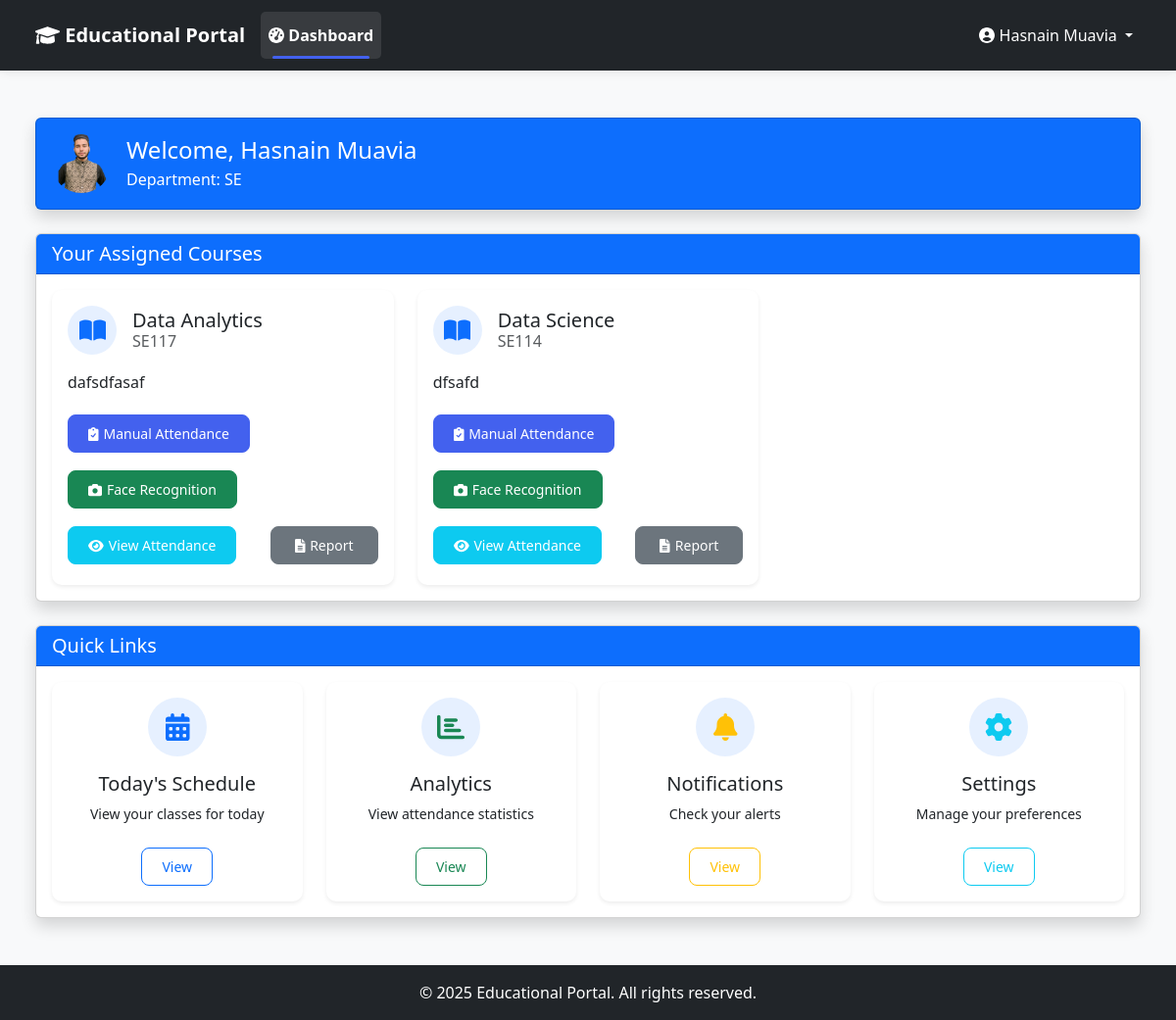
The app's page /faculty-dashboard/ (signed in), older data.
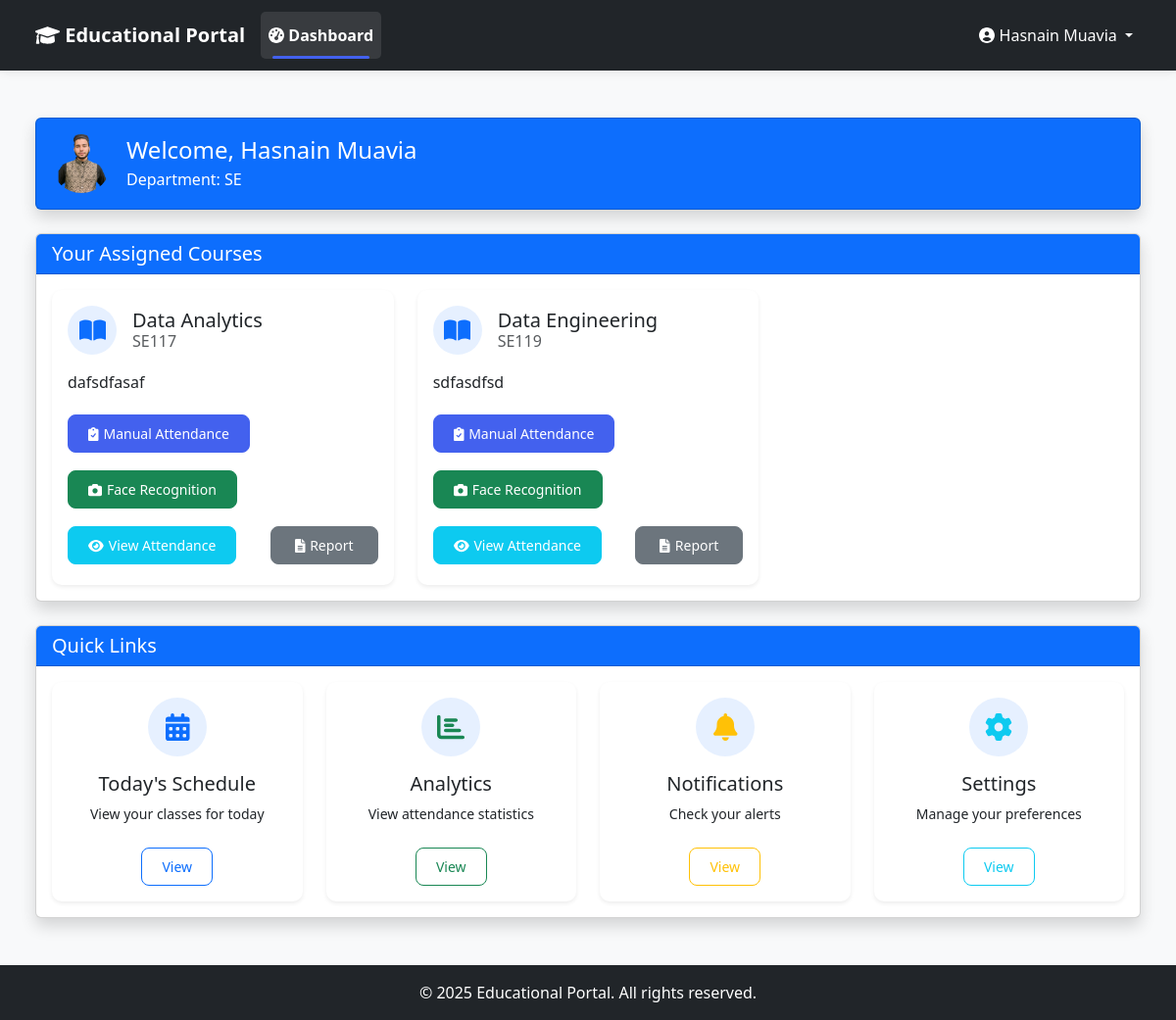
The same page, newer data.
### core/models.py (models this page shows, shortened)
class Course(models.Model):
    name = models.CharField(max_length=100)
    code = models.CharField(max_length=20, unique=True)
    description = models.TextField(blank=True, null=True)

### faculty_dashboard/views.py (the view)
# urls.py: path('', views.dashboard, name='admin_dashboard'),
@login_required
@user_passes_test(is_faculty)
def dashboard(request):
    faculty = get_object_or_404(Faculty, user=request.user)
    assigned_courses = Course.objects.filter(faculty_assignments__faculty=faculty)
    context = {
        'faculty': faculty,
        'assigned_courses': assigned_courses,
    }
    return render(request, 'faculty_dashboard/dashboard.html', context)

### core/models.py (called while the page is built)
    def is_faculty(self):
        return self.role == Role.FACULTY

    @property
    def profile_picture_url(self):
        if self.profile_picture:
            return self.profile_picture.url
        return '/static/images/default_profile.png'

### faculty_dashboard/views.py (called while the page is built)
def is_faculty(user):
    return user.is_authenticated and user.is_faculty()

### templates/faculty_dashboard/dashboard.html (shortened to what the changed rows need)
{% extends 'base.html' %}
{% block content %}
<div class="container-fluid py-4">
    <div class="row mb-4">
        <div class="col-12">
            <div class="card shadow">
                <div class="card-body">
                    <div class="row g-4">
                        {% for course in assigned_courses %}
                        <div class="col-12 col-md-6 col-xl-4">
                            <div class="card dashboard-card h-100 shadow-sm hover-card">
                                <div class="card-body">
                                    <div class="d-flex align-items-center mb-3">
                                        <div class="course-icon-container me-3">
                                            <i class="fas fa-book-open course-icon"></i>
                                        </div>
                                        <div>
                                            <h5 class="card-title mb-1">{{ course.name }}</h5>
                                            <h6 class="card-subtitle text-muted">{{ course.code }}</h6>
                                        </div>
                                    </div>
                                    <p class="card-text">{{ course.description|truncatechars:100 }}</p>
                                    <div class="d-flex flex-wrap gap-2 mt-3 justify-content-between">
                                        <a href="{% url 'mark_attendance' course.id %}" class="btn btn-primary btn-sm action-button">
                                            <i class="fas fa-clipboard-check action-icon"></i> Manual Attendance
                                        </a>
                                        <a href="{% url 'face_recognition_attendance' course.id %}" class="btn btn-success btn-sm action-button">
                                            <i class="fas fa-camera action-icon"></i> Face Recognition
                                        </a>
                                        <a href="{% url 'faculty_view_attendance' course.id %}" class="btn btn-info btn-sm text-white action-button">
                                            <i class="fas fa-eye action-icon"></i> View Attendance
                                        </a>
                                        <a href="{% url 'faculty_generate_report' course.id %}" class="btn btn-secondary btn-sm action-button">
                                            <i class="fas fa-file-alt action-icon"></i> Report
                                        </a>
                                    </div>
                                </div>
                            </div>
                        </div>
                        {% empty %}
                        <div class="col-12">
                            <div class="alert alert-info" role="alert">
                                <i class="fas fa-info-circle"></i> You have no courses assigned yet.
                            </div>
                        </div>
                        {% endfor %}
                    </div>
                </div>
            </div>
        </div>
    </div>
</div>
{% endblock %}
{% block extra_css %}
<link rel="stylesheet" href="https://cdnjs.cloudflare.com/ajax/libs/font-awesome/6.0.0/css/all.min.css">
{% endblock %}

Row changes from the older to the newer data that the page shows:
removed Course: name "Data Science", code "SE114", description "dfsafd"
added Course: name "Data Engineering", code "SE119", description "sdfasdfsd"
